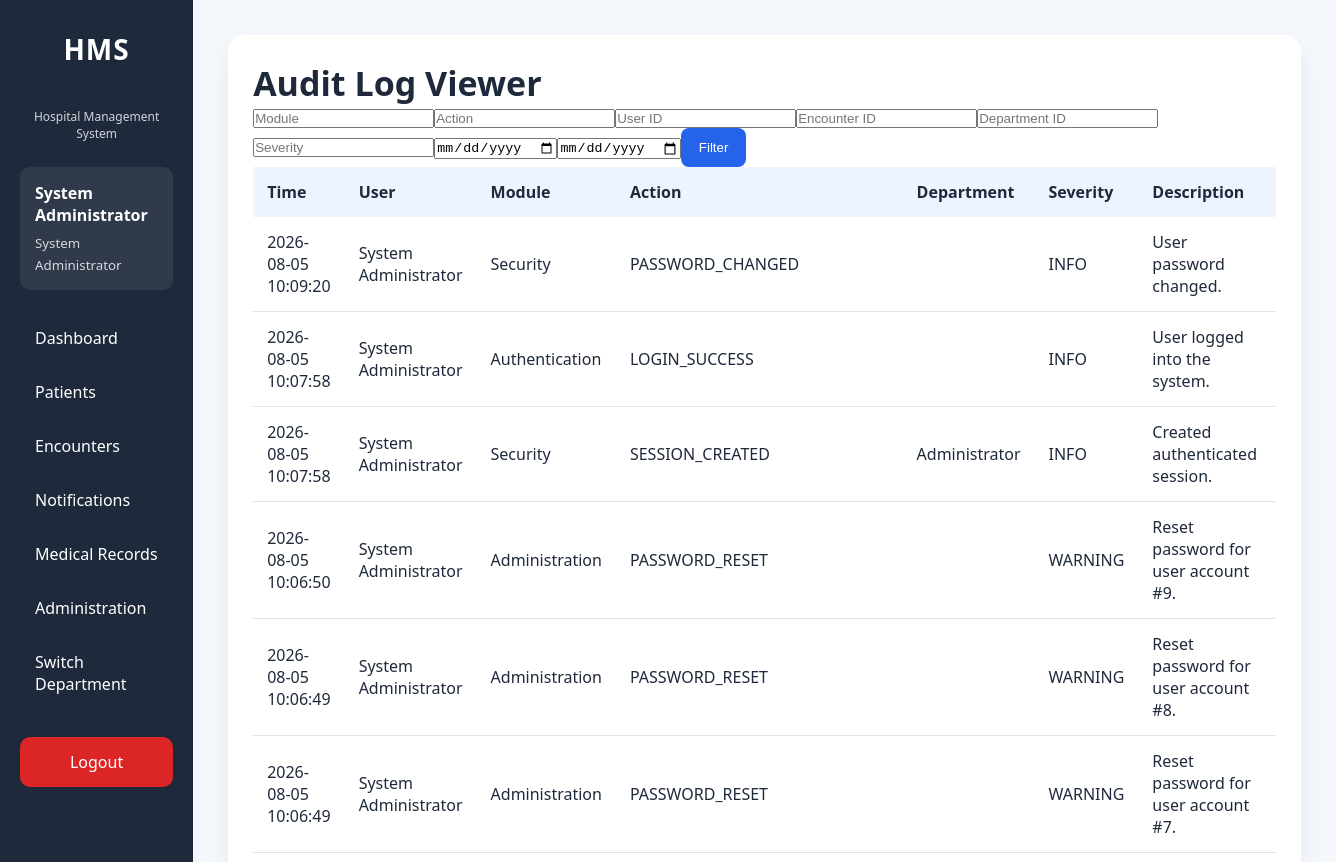
Before: /modules/administration/security/audit_logs.php (signed in, upper part) with the older database file.
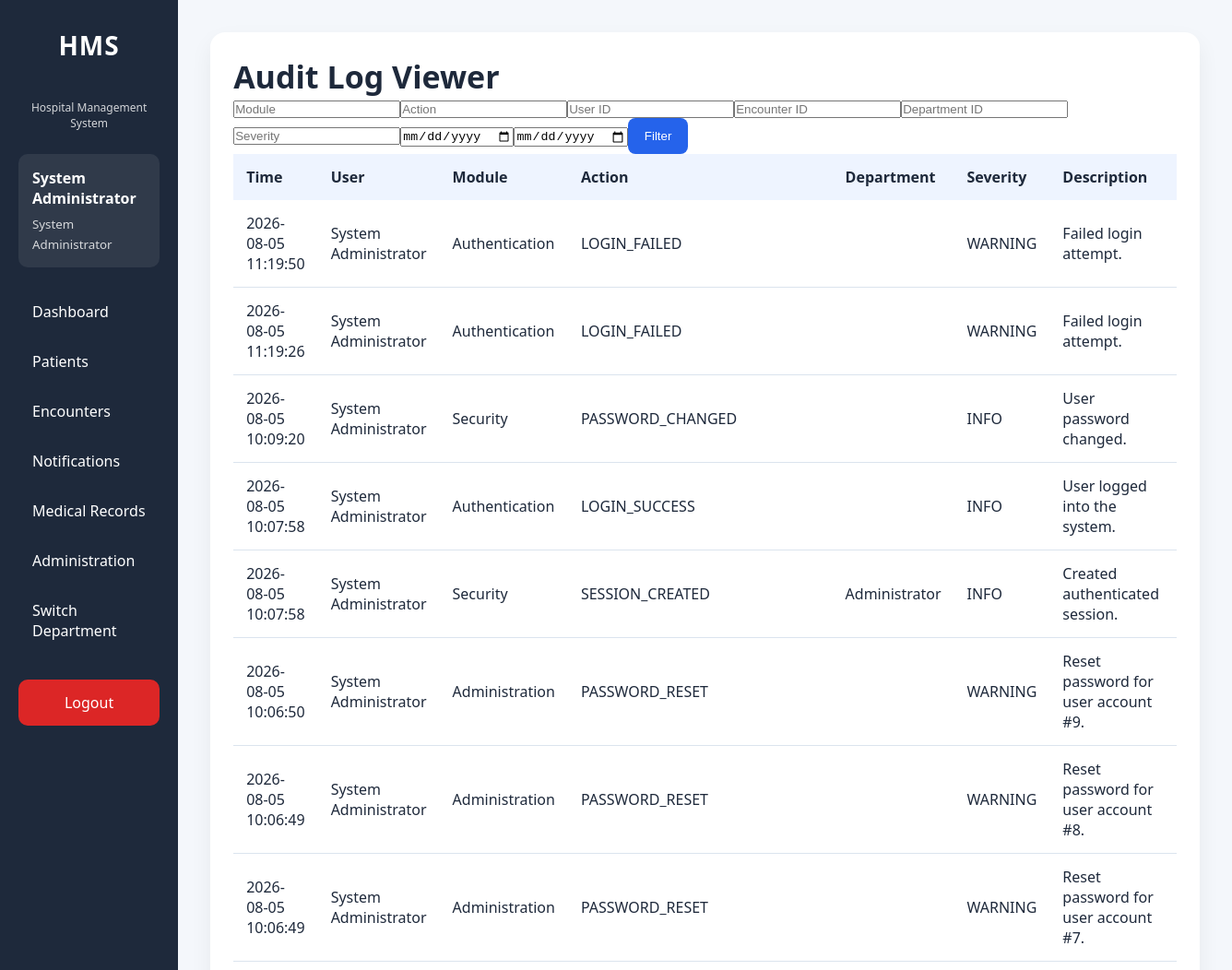
After: the same page with the newer database file.
### tables this page shows
CREATE TABLE `audit_logs` (
  `id` int(11) NOT NULL AUTO_INCREMENT,
  `user_id` int(11) DEFAULT NULL,
  `visit_id` int(11) DEFAULT NULL,
  `patient_id` int(11) DEFAULT NULL,
  `module` varchar(100) NOT NULL,
  `action` varchar(100) NOT NULL,
  `description` text DEFAULT NULL,
  `ip_address` varchar(50) DEFAULT NULL,
  `user_agent` varchar(255) DEFAULT NULL,
  `department_id` int(11) DEFAULT NULL,
  `severity` varchar(20) NOT NULL DEFAULT 'INFO',
  `event_type` varchar(100) NOT NULL DEFAULT 'GENERAL',
  `created_at` timestamp NOT NULL DEFAULT current_timestamp(),
  PRIMARY KEY (`id`),
  KEY `idx_audit_user` (`user_id`),
  KEY `idx_audit_visit` (`visit_id`),
  KEY `idx_audit_patient_created` (`patient_id`,`created_at`),
  KEY `idx_audit_module` (`module`),
  KEY `idx_audit_created` (`created_at`),
  KEY `idx_audit_action_created` (`action`,`created_at`),
  KEY `idx_audit_user_created` (`user_id`,`created_at`),
  KEY `idx_audit_ip_created` (`ip_address`,`created_at`),
  KEY `idx_audit_department_created` (`department_id`,`created_at`),
  KEY `idx_audit_module_created` (`module`,`created_at`),
  KEY `idx_audit_event_created` (`event_type`,`created_at`),
  KEY `idx_audit_severity_created` (`severity`,`created_at`),
  KEY `idx_audit_visit_created` (`visit_id`,`created_at`),
  CONSTRAINT `fk_audit_department` FOREIGN KEY (`department_id`) REFERENCES `departments` (`id`) ON DELETE SET NULL ON UPDATE CASCADE,
  CONSTRAINT `fk_audit_patient` FOREIGN KEY (`patient_id`) REFERENCES `patients` (`id`) ON DELETE SET NULL ON UPDATE CASCADE,
  CONSTRAINT `fk_audit_user` FOREIGN KEY (`user_id`) REFERENCES `users` (`id`) ON DELETE SET NULL ON UPDATE CASCADE,
  CONSTRAINT `fk_audit_visit` FOREIGN KEY (`visit_id`) REFERENCES `visits` (`id`) ON DELETE SET NULL ON UPDATE CASCADE
);

CREATE TABLE `users` (
  `id` int(11) NOT NULL AUTO_INCREMENT,
  `employee_id` varchar(30) NOT NULL,
  `first_name` varchar(100) NOT NULL,
  `last_name` varchar(100) NOT NULL,
  `gender` enum('Male','Female') DEFAULT NULL,
  `phone` varchar(20) DEFAULT NULL,
  `email` varchar(150) DEFAULT NULL,
  `username` varchar(50) NOT NULL,
  `password` varchar(255) NOT NULL,
  `department_id` int(11) NOT NULL,
  `role_id` int(11) NOT NULL,
  `status` enum('Active','Inactive') NOT NULL DEFAULT 'Active',
  `failed_login_attempts` int(11) NOT NULL DEFAULT 0,
  `last_failed_login` datetime DEFAULT NULL,
  `locked_at` datetime DEFAULT NULL,
  `locked_by` int(11) DEFAULT NULL,
  `lock_reason` varchar(255) DEFAULT NULL,
  `last_login` datetime DEFAULT NULL,
  `password_changed_at` datetime DEFAULT NULL,
  `must_change_password` tinyint(1) NOT NULL DEFAULT 0,
  `created_at` timestamp NOT NULL DEFAULT current_timestamp(),
  `updated_at` timestamp NULL DEFAULT NULL ON UPDATE current_timestamp(),
  PRIMARY KEY (`id`),
  UNIQUE KEY `uq_users_employee` (`employee_id`),
  UNIQUE KEY `uq_users_username` (`username`),
  KEY `idx_users_department` (`department_id`),
  KEY `idx_users_role` (`role_id`),
  KEY `idx_users_status` (`status`),
  KEY `idx_users_lastname` (`last_name`),
  KEY `idx_users_firstname` (`first_name`),
  KEY `idx_users_locked_at` (`locked_at`),
  KEY `fk_users_locked_by` (`locked_by`),
  CONSTRAINT `fk_users_department` FOREIGN KEY (`department_id`) REFERENCES `departments` (`id`) ON UPDATE CASCADE,
  CONSTRAINT `fk_users_locked_by` FOREIGN KEY (`locked_by`) REFERENCES `users` (`id`) ON DELETE SET NULL ON UPDATE CASCADE,
  CONSTRAINT `fk_users_role` FOREIGN KEY (`role_id`) REFERENCES `roles` (`id`) ON UPDATE CASCADE
);

CREATE TABLE `departments` (
  `id` int(11) NOT NULL AUTO_INCREMENT,
  `department_name` varchar(100) NOT NULL,
  `department_code` varchar(30) NOT NULL,
  `description` text DEFAULT NULL,
  `location` varchar(150) DEFAULT NULL,
  `contact_extension` varchar(30) DEFAULT NULL,
  `department_type` enum('Clinical','Administrative','Diagnostic','Support') NOT NULL DEFAULT 'Support',
  `queue_enabled` tinyint(1) NOT NULL DEFAULT 1,
  `is_active` tinyint(1) NOT NULL DEFAULT 1,
  `display_order` int(11) NOT NULL DEFAULT 0,
  `created_at` timestamp NOT NULL DEFAULT current_timestamp(),
  `updated_at` timestamp NULL DEFAULT NULL ON UPDATE current_timestamp(),
  PRIMARY KEY (`id`),
  UNIQUE KEY `uq_departments_name` (`department_name`),
  UNIQUE KEY `uq_departments_code` (`department_code`),
  KEY `idx_departments_active` (`is_active`),
  KEY `idx_departments_type` (`department_type`),
  KEY `idx_departments_queue` (`queue_enabled`)
);

### config/helpers.php (called while the page is built, shortened)
<?php
function e($value): string
{
    return htmlspecialchars(
        (string)$value,
        ENT_QUOTES,
        'UTF-8'
    );
}

### modules/administration/security/bootstrap.php (called while the page is built, shortened)
<?php
require_once __DIR__ . '/../../../config/auth.php';
require_once __DIR__ . '/../../../config/helpers.php';
require_once __DIR__ . '/../../../services/SessionService.php';
require_once __DIR__ . '/../../../services/AuditService.php';
$securityAuditService = new AuditService($pdo);

### services/AuditService.php (called while the page is built, shortened)
<?php
class AuditService
{
    private PDO $db;
    public function __construct(PDO $db)
    {
        $this->db = $db;
    }
    public function search(array $filters = [], int $page = 1, int $perPage = 50): array
    {
        $page = max(1, $page);
        $perPage = min(100, max(1, $perPage));
        $where = [];
        $parameters = [];
        $condition = $where ? ' WHERE ' . implode(' AND ', $where) : '';
        $countStmt = $this->db->prepare('SELECT COUNT(*) FROM audit_logs a' . $condition);
        $countStmt->execute($parameters);
        $total = (int)$countStmt->fetchColumn();
        $sql = '
            SELECT a.*, u.first_name, u.last_name, u.username,
                   d.department_name
            FROM audit_logs a
            LEFT JOIN users u ON u.id = a.user_id
            LEFT JOIN departments d ON d.id = a.department_id
        ' . $condition . ' ORDER BY a.created_at DESC, a.id DESC LIMIT :limit OFFSET :offset';
        $stmt = $this->db->prepare($sql);
        $stmt->bindValue(':limit', $perPage, PDO::PARAM_INT);
        $stmt->bindValue(':offset', ($page - 1) * $perPage, PDO::PARAM_INT);
        $stmt->execute();
        return [
            'success' => true,
            'data' => $stmt->fetchAll(PDO::FETCH_ASSOC),
            'total' => $total,
            'page' => $page,
            'per_page' => $perPage,
            'errors' => []
        ];
    }
}

### modules/administration/security/audit_logs.php (the view, shortened to what this page needs)
<?php
require_once __DIR__ . '/bootstrap.php';
$securityAuditService->log(
    (int)$currentUser['id'],
    null,
    'Security',
    'AUDIT_LOG_VIEWED',
    'Viewed the audit log viewer.',
    $_SESSION['active_department_id'] ?? null,
    'INFO',
    'AUDIT_LOG_VIEWED'
);
$filters = [
    'module' => trim((string)($_GET['module'] ?? '')),
    'action' => trim((string)($_GET['action'] ?? '')),
    'event_type' => trim((string)($_GET['event_type'] ?? '')),
    'user_id' => (int)($_GET['user_id'] ?? 0),
    'visit_id' => (int)($_GET['visit_id'] ?? 0),
    'department_id' => (int)($_GET['department_id'] ?? 0),
    'severity' => trim((string)($_GET['severity'] ?? '')),
    'date_from' => trim((string)($_GET['date_from'] ?? '')),
    'date_to' => trim((string)($_GET['date_to'] ?? ''))
];
$result = $securityAuditService->search($filters, max(1, (int)($_GET['page'] ?? 1)), 50);
$rows = $result['data'] ?? [];
require_once __DIR__ . '/../../../layouts/header.php'; require_once __DIR__ . '/../../../layouts/sidebar.php';
?>
<main class="content"><section class="card"><h2>Audit Log Viewer</h2><form method="GET"><input name="module" placeholder="Module" value="<?= e($filters['module']) ?>"><input name="action" placeholder="Action" value="<?= e($filters['action']) ?>"><input name="user_id" placeholder="User ID" value="<?= $filters['user_id'] ?: '' ?>"><input name="visit_id" placeholder="Encounter ID" value="<?= $filters['visit_id'] ?: '' ?>"><input name="department_id" placeholder="Department ID" value="<?= $filters['department_id'] ?: '' ?>"><input name="severity" placeholder="Severity" value="<?= e($filters['severity']) ?>"><input type="date" name="date_from" value="<?= e($filters['date_from']) ?>"><input type="date" name="date_to" value="<?= e($filters['date_to']) ?>"><button type="submit">Filter</button></form><table><thead><tr><th>Time</th><th>User</th><th>Module</th><th>Action</th><th>Department</th><th>Severity</th><th>Description</th></tr></thead><tbody><?php foreach ($rows as $row): ?><tr><td><?= e($row['created_at']) ?></td><td><?= e(($row['first_name'] ?? '') . ' ' . ($row['last_name'] ?? '')) ?></td><td><?= e($row['module']) ?></td><td><?= e($row['action']) ?></td><td><?= e((string)$row['department_name']) ?></td><td><?= e($row['severity']) ?></td><td><?= e($row['description']) ?></td></tr><?php endforeach; ?></tbody></table></section></main>
<?php require_once __DIR__ . '/../../../layouts/footer.php'; ?>

Changed rows visible on the page:
added audit_logs: created_at "2026-08-05 11:19:50", user.last_name "System Administrator", module "Authentication", action "LOGIN_FAILED", severity "WARNING", description "Failed login attempt."
added audit_logs: created_at "2026-08-05 11:19:26", user.last_name "System Administrator", module "Authentication", action "LOGIN_FAILED", severity "WARNING", description "Failed login attempt."
